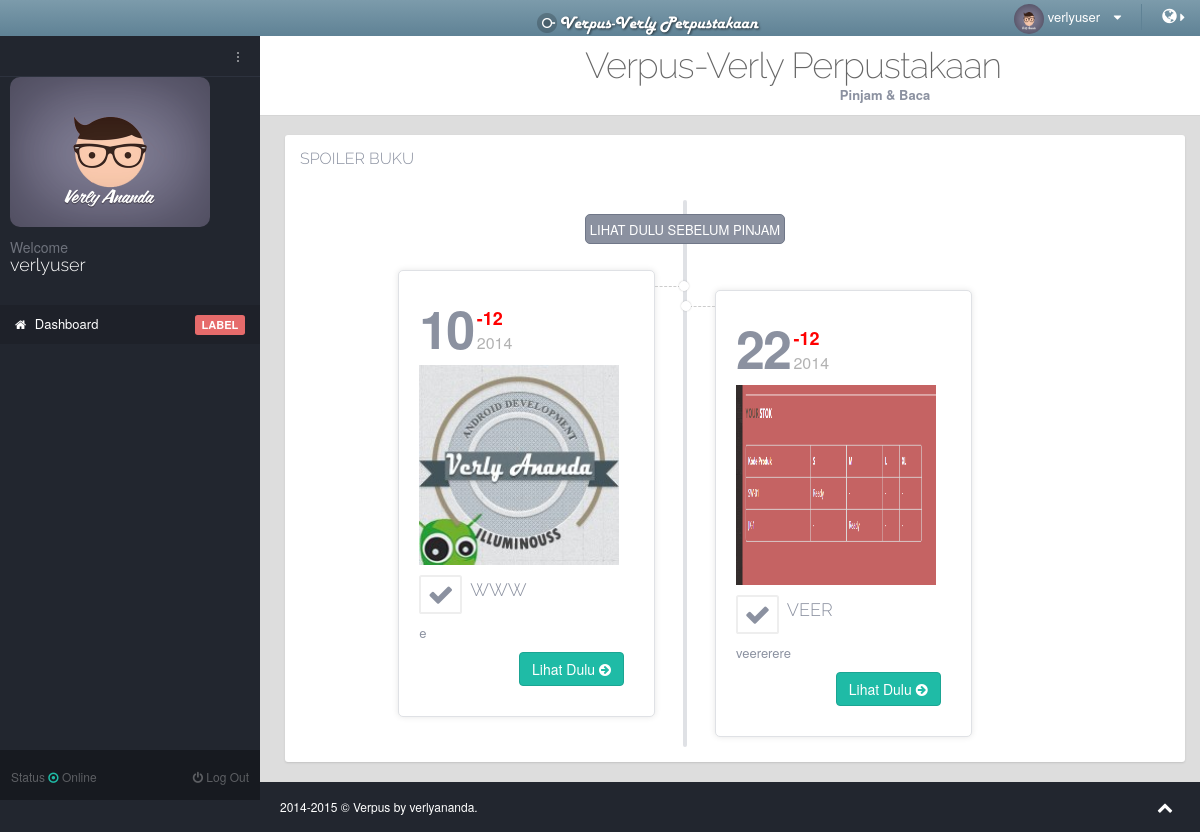
The app's page /ver_spoilerbukuUSER.php (signed in) with its own data.
### tables this page shows
CREATE TABLE IF NOT EXISTS `tb_buku` (
  `id_buku` int(10) NOT NULL AUTO_INCREMENT,
  `judul` varchar(20) NOT NULL,
  `id_penerbit` int(20) NOT NULL,
  `id_pengarang` int(20) NOT NULL,
  `stock` int(40) NOT NULL,
  `isi` text NOT NULL,
  `id_jenis` int(20) NOT NULL,
  `lihat` int(20) NOT NULL,
  `status` varchar(20) NOT NULL,
  `pengirim` varchar(20) NOT NULL,
  `picture` varchar(40) NOT NULL,
  `nama_peminjam` varchar(20) NOT NULL,
  `date` varchar(20) NOT NULL,
  PRIMARY KEY (`id_buku`)
);

### ver_spoilerbukuUSER.php (the view, shortened to what this page needs)
<?php include"ver_atasUSER.php";?>
						<br>
						<div class="row">
							<div class="col-md-12">
								<div class="panel panel-white">
									<div class="panel-heading">
										<h4 class="panel-title">SPOILER BUKU</h4>
									</div>
									<div class="panel-body">
										    <div id="timeline" class="demo1">
											<div class="timeline">
												<div class="spine"></div>
												<div class="date_separator" id="november" data-appear-top-offset="-400">
													<span>LIHAT DULU SEBELUM PINJAM</span>
												</div>
												<ul class="columns">
	<?php
		include_once "config/koneksi.php";
$sql_news="SELECT
id_buku,judul,isi,status,pengarang,picture,pengirim,date,lihat from tb_buku
INNER JOIN tb_penerbit on tb_penerbit.id_penerbit=tb_buku.id_penerbit
INNER JOIN tb_pengarang on tb_pengarang.id_pengarang=tb_buku.id_pengarang WHERE status='T'
ORDER by date";
$qry_news=mysql_query($sql_news,$konek)
or die ("gagal menampilkan".mysql_error());
while($hsl_news=mysql_fetch_array($qry_news)) {
$verlijudul=$hsl_news['judul'];
$verlidesc=$hsl_news['isi'];
$verlipict=$hsl_news['picture'];
$tgl=substr($hsl_news['date'],8,2);
$bln=substr($hsl_news['date'],5,2);
$thn=substr($hsl_news['date'],0,4);
$namaurl=preg_replace("/\s/","-",$hsl_news['judul']);
$url_link="detail".$hsl_news['id_buku']."-".$namaurl.".html";
?>
													<li>
														<div class="timeline_element partition-white">
															<div class="timeline_date">
																<div>
																	<div class="inline-block">
																		<span class="day text-bold"><?php echo $tgl;?></span>
																	</div>
																	<div class="inline-block">
																		<span class="block week-day text-extra-large"><b><font color="red">-<?php echo $bln;?></b></font></span>
																		<span class="block month text-large text-light"><?php echo $thn;?></span>
																	</div>
																	<br>
																	<img src="assets/verlybook/<?php echo $verlipict;?> "width="200" height="200">
																</div>
															</div>
															<div class="timeline_title">
																<i class="fa fa-check fa-2x pull-left fa-border"></i>
																<h4 class="light-text no-margin padding-5"><?php echo $verlijudul;?></h4>
															</div>
															<div class="timeline_content">
															<?php echo $verlidesc;?>
															</div>
															<div class="readmore">
															<?php if($hsl_news['status']=='T'){ ?>
																<a href="<?php echo $url_link?>"class="btn btn-green">
																	Lihat Dulu <i class="fa fa-arrow-circle-right"></i>
																</a>
																<?php }else if($hsl_news['status']=='F'){ ?>
																<a href="#"class="btn btn-green">
																	Stock Kosong Not Avaible <i class="fa fa-arrow-circle-right"></i>
																</a>
																<?php } ?>
															</div>
														</div>
													</li>
													<?php } ?>
												</ul>
											</div>
										</div>
									</div>
								</div>
							</div>
						</div>
					</div>
				</div>
			</div>
			<footer class="inner">
				<div class="footer-inner">
					<div class="pull-left">
					2014-2015 &copy; Verpus by verlyananda.
					</div>
					<div class="pull-right">
						<span class="go-top"><i class="fa fa-chevron-up"></i></span>
					</div>
				</div>
			</footer>
		</div>
	</body>
</html>

### assets/css/themes/theme-default.css (style rules this page uses)
body { background-color: #22262f; }
.go-top { color: white; }
.footer-inner { color: white; }
footer { background-color: #22262f; }

### records on screen
tb_buku: date "10", date "12", date "2014", picture (picture), judul "WWW", isi "e"
tb_buku: date "22", date "12", date "2014", picture (picture), judul "VEER", isi "veererere"

### other values on screen
$_SESSION['username'] "verlyuser"
